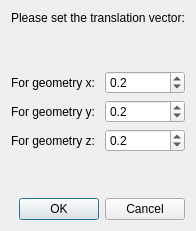
<?xml version="1.0" encoding="UTF-8"?>
<ui version="4.0">
 <class>Settings_Translation</class>
 <widget class="QDialog" name="Settings_Translation">
  <property name="geometry">
   <rect>
    <x>0</x>
    <y>0</y>
    <width>180</width>
    <height>152</height>
   </rect>
  </property>
  <property name="windowTitle">
   <string>Settings</string>
  </property>
  <layout class="QVBoxLayout" name="verticalLayout">
   <property name="sizeConstraint">
    <enum>QLayout::SetFixedSize</enum>
   </property>
   <item>
    <layout class="QGridLayout" name="gridLayout">
     <item row="2" column="0">
      <widget class="QLabel" name="label">
       <property name="text">
        <string>For geometry x: </string>
       </property>
      </widget>
     </item>
     <item row="2" column="1">
      <widget class="QDoubleSpinBox" name="CtrlTranslationX">
       <property name="decimals">
        <number>1</number>
       </property>
       <property name="minimum">
        <double>-1000.000000000000000</double>
       </property>
       <property name="maximum">
        <double>1000.000000000000000</double>
       </property>
       <property name="singleStep">
        <double>0.100000000000000</double>
       </property>
       <property name="value">
        <double>0.200000000000000</double>
       </property>
      </widget>
     </item>
     <item row="3" column="0">
      <widget class="QLabel" name="label_2">
       <property name="text">
        <string>For geometry y: </string>
       </property>
      </widget>
     </item>
     <item row="4" column="0">
      <widget class="QLabel" name="label_3">
       <property name="text">
        <string>For geometry z: </string>
       </property>
      </widget>
     </item>
     <item row="3" column="1">
      <widget class="QDoubleSpinBox" name="CtrlTranslationY">
       <property name="decimals">
        <number>1</number>
       </property>
       <property name="minimum">
        <double>-1000.000000000000000</double>
       </property>
       <property name="maximum">
        <double>1000.000000000000000</double>
       </property>
       <property name="singleStep">
        <double>0.100000000000000</double>
       </property>
       <property name="value">
        <double>0.200000000000000</double>
       </property>
      </widget>
     </item>
     <item row="4" column="1">
      <widget class="QDoubleSpinBox" name="CtrlTranslationZ">
       <property name="decimals">
        <number>1</number>
       </property>
       <property name="minimum">
        <double>-1000.000000000000000</double>
       </property>
       <property name="maximum">
        <double>1000.000000000000000</double>
       </property>
       <property name="singleStep">
        <double>0.100000000000000</double>
       </property>
       <property name="value">
        <double>0.200000000000000</double>
       </property>
      </widget>
     </item>
     <item row="0" column="0" colspan="2">
      <widget class="QLabel" name="label_6">
       <property name="text">
        <string>Please set the translation vector:</string>
       </property>
      </widget>
     </item>
     <item row="1" column="0">
      <spacer name="verticalSpacer">
       <property name="orientation">
        <enum>Qt::Vertical</enum>
       </property>
       <property name="sizeHint" stdset="0">
        <size>
         <width>20</width>
         <height>40</height>
        </size>
       </property>
      </spacer>
     </item>
     <item row="5" column="0">
      <spacer name="verticalSpacer_3">
       <property name="orientation">
        <enum>Qt::Vertical</enum>
       </property>
       <property name="sizeHint" stdset="0">
        <size>
         <width>20</width>
         <height>40</height>
        </size>
       </property>
      </spacer>
     </item>
    </layout>
   </item>
   <item>
    <widget class="QDialogButtonBox" name="buttonBox">
     <property name="orientation">
      <enum>Qt::Horizontal</enum>
     </property>
     <property name="standardButtons">
      <set>QDialogButtonBox::Cancel|QDialogButtonBox::Ok</set>
     </property>
    </widget>
   </item>
  </layout>
 </widget>
 <resources/>
 <connections>
  <connection>
   <sender>buttonBox</sender>
   <signal>accepted()</signal>
   <receiver>Settings_Translation</receiver>
   <slot>accept()</slot>
   <hints>
    <hint type="sourcelabel">
     <x>248</x>
     <y>254</y>
    </hint>
    <hint type="destinationlabel">
     <x>157</x>
     <y>274</y>
    </hint>
   </hints>
  </connection>
  <connection>
   <sender>buttonBox</sender>
   <signal>rejected()</signal>
   <receiver>Settings_Translation</receiver>
   <slot>reject()</slot>
   <hints>
    <hint type="sourcelabel">
     <x>316</x>
     <y>260</y>
    </hint>
    <hint type="destinationlabel">
     <x>286</x>
     <y>274</y>
    </hint>
   </hints>
  </connection>
 </connections>
</ui>
